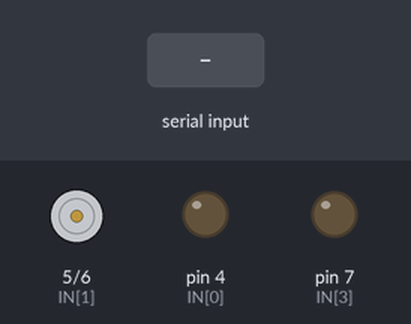
Bench run of a sketch on a simulated Arduino Uno, built with avr-gcc and run on an emulated ATmega328P. On the bench: motor-driver pin pairs drawn as motors (green arrow = first pin HIGH = forward, orange = second pin HIGH = backward, longer = more drive), output pins drawn as LEDs (lit = HIGH). The inputs (shaded band) are chosen by the test bench.

Above: at 1.2 s.
1.3 s: "f" received over Serial
At 2.4 s:
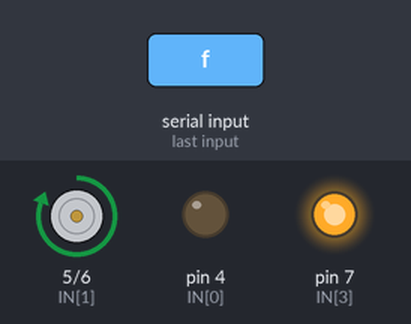
Timing chart, 0 to 4.3 s (numbered marks = the images above; inputs shaded):
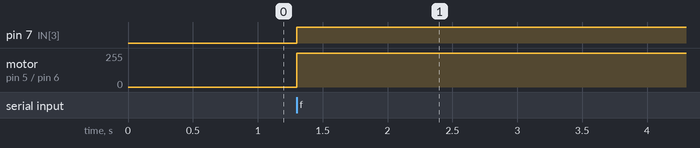

Measured:
- after the input at 1.3 s, pin 7 (IN[3]): LOW → HIGH at once; motor on pin 5 (IN[1]) / pin 6 (IN[2]): stopped → forward 255/255 at once

The sketch:

2WD_Robot_Buletooth_RC.ino
```cpp
#define trig 8
#define echo 9
#define forward 0
#define left 1
#define right 2
#define stp 3
#define backward 4
byte IN[] = {4, 5, 6, 7};
byte moving[5][4] =
{ {1, 0, 1, 0}, //forward
  {0, 0, 1, 0}, //left
  {1, 0, 0, 0}, //right
  {0, 0, 0, 0}, //stp
  {0, 1, 0, 1}  //backward
};

void setup() {
  Serial.begin(9600);
  for (int i = 4; i <= 9; i++)
    pinMode(i, OUTPUT);


}
void loop() {
  if (Serial.available()) {
    switch (Serial.read()) {
      case 'f': for (int i = 0; i <= 3; i++)digitalWrite(IN[i], moving[forward][i]);
      case 'l': for (int i = 0; i <= 3; i++)digitalWrite(IN[i], moving[left][i]);
      case 'r': for (int i = 0; i <= 3; i++)digitalWrite(IN[i], moving[right][i]);
      case 's': for (int i = 0; i <= 3; i++)digitalWrite(IN[i], moving[stp][i]);
      case 'b': for (int i = 0; i <= 3; i++)digitalWrite(IN[i], moving[backward][i]);
    }
  }
}
```
